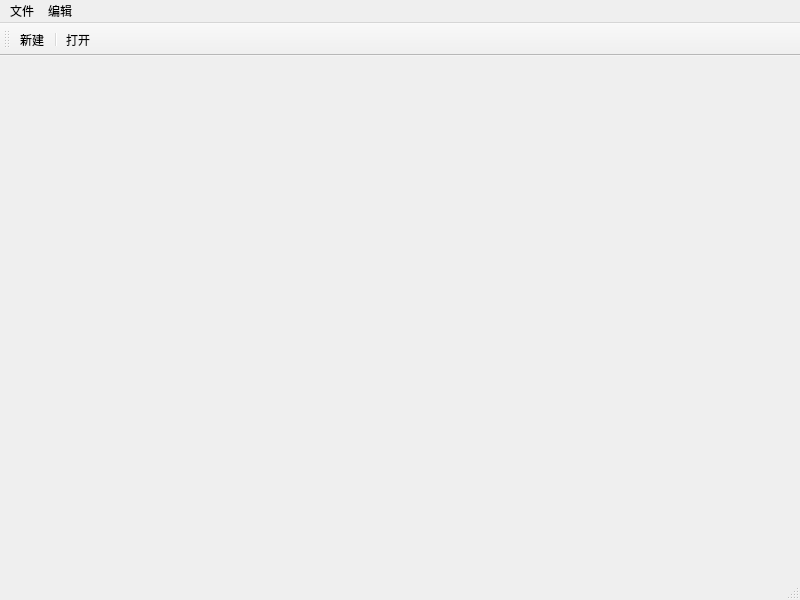
<?xml version="1.0" encoding="UTF-8"?>
<ui version="4.0">
 <class>lab4</class>
 <widget class="QMainWindow" name="lab4">
  <property name="geometry">
   <rect>
    <x>0</x>
    <y>0</y>
    <width>800</width>
    <height>600</height>
   </rect>
  </property>
  <property name="windowTitle">
   <string>lab4</string>
  </property>
  <widget class="QWidget" name="centralwidget"/>
  <widget class="QMenuBar" name="menubar">
   <property name="geometry">
    <rect>
     <x>0</x>
     <y>0</y>
     <width>800</width>
     <height>17</height>
    </rect>
   </property>
   <widget class="QMenu" name="menu">
    <property name="title">
     <string>文件</string>
    </property>
    <addaction name="actionnew"/>
    <addaction name="actionopen"/>
   </widget>
   <widget class="QMenu" name="menu_2">
    <property name="title">
     <string>编辑</string>
    </property>
   </widget>
   <addaction name="menu"/>
   <addaction name="menu_2"/>
  </widget>
  <widget class="QStatusBar" name="statusbar"/>
  <widget class="QToolBar" name="toolBar">
   <property name="windowTitle">
    <string>toolBar</string>
   </property>
   <attribute name="toolBarArea">
    <enum>TopToolBarArea</enum>
   </attribute>
   <attribute name="toolBarBreak">
    <bool>false</bool>
   </attribute>
   <addaction name="actionnew"/>
   <addaction name="separator"/>
   <addaction name="actionopen"/>
  </widget>
  <action name="actionnew">
   <property name="text">
    <string>新建</string>
   </property>
  </action>
  <action name="actionopen">
   <property name="text">
    <string>打开</string>
   </property>
  </action>
 </widget>
 <resources/>
 <connections/>
</ui>
